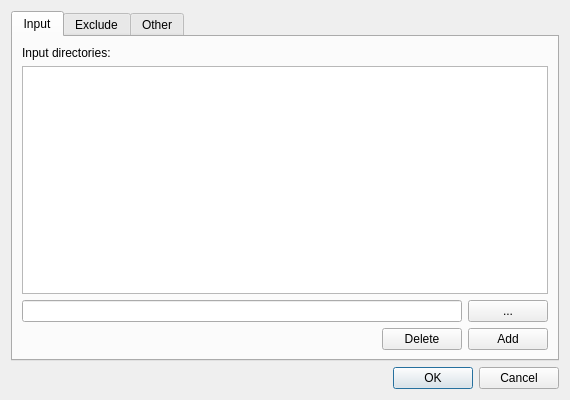
<?xml version="1.0" encoding="UTF-8"?>
<ui version="4.0">
 <class>SettingsDialog</class>
 <widget class="QWidget" name="SettingsDialog">
  <property name="windowModality">
   <enum>Qt::WindowModal</enum>
  </property>
  <property name="geometry">
   <rect>
    <x>0</x>
    <y>0</y>
    <width>570</width>
    <height>400</height>
   </rect>
  </property>
  <property name="windowTitle">
   <string>Settings</string>
  </property>
  <layout class="QVBoxLayout" name="SettingsDialogLayout">
   <item>
    <widget class="QTabWidget" name="tabWidget">
     <property name="enabled">
      <bool>true</bool>
     </property>
     <property name="currentIndex">
      <number>0</number>
     </property>
     <widget class="QWidget" name="tabInput">
      <attribute name="title">
       <string>Input</string>
      </attribute>
      <layout class="QGridLayout" name="gridLayout_6">
       <item row="3" column="2">
        <widget class="QPushButton" name="btnAddInclDir">
         <property name="text">
          <string>Add</string>
         </property>
        </widget>
       </item>
       <item row="3" column="1">
        <widget class="QPushButton" name="btnDelInclDir">
         <property name="text">
          <string>Delete</string>
         </property>
        </widget>
       </item>
       <item row="0" column="0" colspan="3">
        <widget class="QLabel" name="label_3">
         <property name="text">
          <string>Input directories:</string>
         </property>
        </widget>
       </item>
       <item row="1" column="0" colspan="3">
        <widget class="QListView" name="listInclDir">
         <property name="selectionMode">
          <enum>QAbstractItemView::ExtendedSelection</enum>
         </property>
        </widget>
       </item>
       <item row="3" column="0">
        <spacer name="horizontalSpacer">
         <property name="orientation">
          <enum>Qt::Horizontal</enum>
         </property>
         <property name="sizeHint" stdset="0">
          <size>
           <width>40</width>
           <height>20</height>
          </size>
         </property>
        </spacer>
       </item>
       <item row="2" column="0" colspan="3">
        <widget class="QWidget" name="widget_4" native="true">
         <layout class="QHBoxLayout" name="horizontalLayout_2">
          <property name="leftMargin">
           <number>0</number>
          </property>
          <property name="topMargin">
           <number>0</number>
          </property>
          <property name="rightMargin">
           <number>0</number>
          </property>
          <property name="bottomMargin">
           <number>0</number>
          </property>
          <item>
           <widget class="QLineEdit" name="lineInclDir">
            <property name="sizePolicy">
             <sizepolicy hsizetype="Expanding" vsizetype="Fixed">
              <horstretch>1</horstretch>
              <verstretch>0</verstretch>
             </sizepolicy>
            </property>
           </widget>
          </item>
          <item>
           <widget class="QPushButton" name="btnInclDirSearch">
            <property name="sizePolicy">
             <sizepolicy hsizetype="Fixed" vsizetype="Minimum">
              <horstretch>0</horstretch>
              <verstretch>0</verstretch>
             </sizepolicy>
            </property>
            <property name="text">
             <string>...</string>
            </property>
           </widget>
          </item>
         </layout>
        </widget>
       </item>
      </layout>
     </widget>
     <widget class="QWidget" name="tabExcludeDirs">
      <attribute name="title">
       <string>Exclude</string>
      </attribute>
      <layout class="QGridLayout" name="gridLayout_7">
       <item row="0" column="0" colspan="3">
        <widget class="QLabel" name="label_4">
         <property name="text">
          <string>Exclude directories:</string>
         </property>
        </widget>
       </item>
       <item row="1" column="0" colspan="3">
        <widget class="QListView" name="listExclDir">
         <property name="selectionMode">
          <enum>QAbstractItemView::ExtendedSelection</enum>
         </property>
        </widget>
       </item>
       <item row="3" column="0">
        <spacer name="horizontalSpacer_2">
         <property name="orientation">
          <enum>Qt::Horizontal</enum>
         </property>
         <property name="sizeHint" stdset="0">
          <size>
           <width>355</width>
           <height>20</height>
          </size>
         </property>
        </spacer>
       </item>
       <item row="3" column="1">
        <widget class="QPushButton" name="btnDelExclDir">
         <property name="text">
          <string>Delete</string>
         </property>
        </widget>
       </item>
       <item row="3" column="2">
        <widget class="QPushButton" name="btnAddExclDir">
         <property name="text">
          <string>Add</string>
         </property>
        </widget>
       </item>
       <item row="2" column="0" colspan="3">
        <widget class="QWidget" name="widget_2" native="true">
         <layout class="QHBoxLayout" name="horizontalLayout">
          <property name="spacing">
           <number>0</number>
          </property>
          <property name="leftMargin">
           <number>0</number>
          </property>
          <property name="topMargin">
           <number>0</number>
          </property>
          <property name="rightMargin">
           <number>0</number>
          </property>
          <property name="bottomMargin">
           <number>0</number>
          </property>
          <item>
           <widget class="QLineEdit" name="lineExclDir">
            <property name="sizePolicy">
             <sizepolicy hsizetype="Expanding" vsizetype="Fixed">
              <horstretch>1</horstretch>
              <verstretch>0</verstretch>
             </sizepolicy>
            </property>
           </widget>
          </item>
          <item>
           <widget class="QPushButton" name="btnExclDirSearch">
            <property name="sizePolicy">
             <sizepolicy hsizetype="Fixed" vsizetype="Minimum">
              <horstretch>0</horstretch>
              <verstretch>0</verstretch>
             </sizepolicy>
            </property>
            <property name="text">
             <string>...</string>
            </property>
           </widget>
          </item>
         </layout>
        </widget>
       </item>
      </layout>
     </widget>
     <widget class="QWidget" name="tabOther">
      <attribute name="title">
       <string>Other</string>
      </attribute>
      <layout class="QGridLayout" name="gridLayout">
       <item row="0" column="0">
        <widget class="QWidget" name="widget" native="true">
         <layout class="QGridLayout" name="gridLayout_4">
          <item row="0" column="0" colspan="2">
           <widget class="QLabel" name="typeLabel_3">
            <property name="text">
             <string>Output file type:</string>
            </property>
           </widget>
          </item>
          <item row="1" column="0">
           <widget class="QRadioButton" name="typeBDoc">
            <property name="accessibleName">
             <string>Default file type BDOC</string>
            </property>
            <property name="checked">
             <bool>true</bool>
            </property>
           </widget>
          </item>
          <item row="1" column="1">
           <widget class="QLabel" name="typeBDocLabel_3">
            <property name="sizePolicy">
             <sizepolicy hsizetype="Preferred" vsizetype="Preferred">
              <horstretch>1</horstretch>
              <verstretch>0</verstretch>
             </sizepolicy>
            </property>
            <property name="text">
             <string>BDOC – default digital signature format in Estonia.</string>
            </property>
            <property name="wordWrap">
             <bool>true</bool>
            </property>
            <property name="buddy">
             <cstring>typeBDoc</cstring>
            </property>
           </widget>
          </item>
          <item row="2" column="0">
           <widget class="QRadioButton" name="typeASIC">
            <property name="accessibleName">
             <string>Default file type ASiC-E</string>
            </property>
           </widget>
          </item>
          <item row="2" column="1">
           <widget class="QLabel" name="typeASICLabel_3">
            <property name="text">
             <string>ASiC-E – international digital signature format that will be used across European countries.</string>
            </property>
            <property name="wordWrap">
             <bool>true</bool>
            </property>
            <property name="buddy">
             <cstring>typeASIC</cstring>
            </property>
           </widget>
          </item>
         </layout>
        </widget>
       </item>
       <item row="6" column="0">
        <spacer name="verticalSpacer_3">
         <property name="orientation">
          <enum>Qt::Vertical</enum>
         </property>
         <property name="sizeHint" stdset="0">
          <size>
           <width>20</width>
           <height>40</height>
          </size>
         </property>
        </spacer>
       </item>
       <item row="1" column="0">
        <widget class="Line" name="line">
         <property name="orientation">
          <enum>Qt::Horizontal</enum>
         </property>
        </widget>
       </item>
       <item row="4" column="0">
        <widget class="QWidget" name="widget_3" native="true">
         <property name="sizePolicy">
          <sizepolicy hsizetype="Preferred" vsizetype="Preferred">
           <horstretch>0</horstretch>
           <verstretch>0</verstretch>
          </sizepolicy>
         </property>
         <layout class="QGridLayout" name="gridLayout_5">
          <item row="0" column="0">
           <widget class="QLabel" name="typeLabel_4">
            <property name="text">
             <string>Time Server URL (http://demo.sk.ee/tsa):</string>
            </property>
           </widget>
          </item>
          <item row="1" column="0">
           <widget class="QLineEdit" name="lineTSURL"/>
          </item>
         </layout>
        </widget>
       </item>
       <item row="2" column="0">
        <widget class="QWidget" name="widget_5" native="true">
         <layout class="QHBoxLayout" name="horizontalLayout_3">
          <item>
           <widget class="QCheckBox" name="cbPreviewFiles">
            <property name="text">
             <string>Preview file list</string>
            </property>
           </widget>
          </item>
         </layout>
        </widget>
       </item>
       <item row="3" column="0">
        <widget class="Line" name="line_2">
         <property name="orientation">
          <enum>Qt::Horizontal</enum>
         </property>
        </widget>
       </item>
      </layout>
     </widget>
    </widget>
   </item>
   <item>
    <widget class="QDialogButtonBox" name="buttonBox">
     <property name="standardButtons">
      <set>QDialogButtonBox::Cancel|QDialogButtonBox::Ok</set>
     </property>
    </widget>
   </item>
  </layout>
 </widget>
 <tabstops>
  <tabstop>tabWidget</tabstop>
  <tabstop>listInclDir</tabstop>
  <tabstop>lineInclDir</tabstop>
  <tabstop>btnInclDirSearch</tabstop>
  <tabstop>btnDelInclDir</tabstop>
  <tabstop>btnAddInclDir</tabstop>
  <tabstop>listExclDir</tabstop>
  <tabstop>lineExclDir</tabstop>
  <tabstop>btnExclDirSearch</tabstop>
  <tabstop>btnDelExclDir</tabstop>
  <tabstop>btnAddExclDir</tabstop>
  <tabstop>typeBDoc</tabstop>
  <tabstop>typeASIC</tabstop>
  <tabstop>cbPreviewFiles</tabstop>
  <tabstop>lineTSURL</tabstop>
 </tabstops>
 <resources/>
 <connections/>
 <slots>
  <slot>save()</slot>
  <slot>validateP12Cert()</slot>
 </slots>
</ui>
